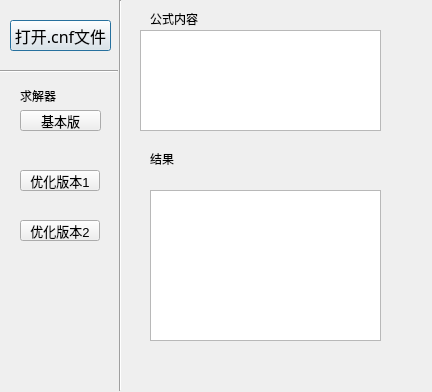
<?xml version="1.0" encoding="UTF-8"?>
<ui version="4.0">
 <class>cnf_solver</class>
 <widget class="QDialog" name="cnf_solver">
  <property name="geometry">
   <rect>
    <x>0</x>
    <y>0</y>
    <width>432</width>
    <height>392</height>
   </rect>
  </property>
  <property name="minimumSize">
   <size>
    <width>400</width>
    <height>300</height>
   </size>
  </property>
  <property name="windowTitle">
   <string>Dialog</string>
  </property>
  <widget class="QPushButton" name="pushBtn_opencnf">
   <property name="geometry">
    <rect>
     <x>10</x>
     <y>20</y>
     <width>101</width>
     <height>31</height>
    </rect>
   </property>
   <property name="font">
    <font>
     <family>Adobe Arabic</family>
     <pointsize>12</pointsize>
    </font>
   </property>
   <property name="text">
    <string>打开.cnf文件</string>
   </property>
  </widget>
  <widget class="QPushButton" name="pushBtn_solver_basic">
   <property name="geometry">
    <rect>
     <x>20</x>
     <y>110</y>
     <width>81</width>
     <height>21</height>
    </rect>
   </property>
   <property name="font">
    <font>
     <family>Adobe Arabic</family>
     <pointsize>10</pointsize>
    </font>
   </property>
   <property name="text">
    <string>基本版</string>
   </property>
  </widget>
  <widget class="Line" name="line">
   <property name="geometry">
    <rect>
     <x>0</x>
     <y>70</y>
     <width>118</width>
     <height>3</height>
    </rect>
   </property>
   <property name="orientation">
    <enum>Qt::Horizontal</enum>
   </property>
  </widget>
  <widget class="Line" name="line_2">
   <property name="geometry">
    <rect>
     <x>110</x>
     <y>0</y>
     <width>20</width>
     <height>391</height>
    </rect>
   </property>
   <property name="sizePolicy">
    <sizepolicy hsizetype="Fixed" vsizetype="Expanding">
     <horstretch>0</horstretch>
     <verstretch>0</verstretch>
    </sizepolicy>
   </property>
   <property name="orientation">
    <enum>Qt::Vertical</enum>
   </property>
  </widget>
  <widget class="QLabel" name="label">
   <property name="geometry">
    <rect>
     <x>20</x>
     <y>80</y>
     <width>51</width>
     <height>31</height>
    </rect>
   </property>
   <property name="font">
    <font>
     <pointsize>9</pointsize>
    </font>
   </property>
   <property name="text">
    <string>求解器</string>
   </property>
  </widget>
  <widget class="QPushButton" name="pushBtn_solver_v1">
   <property name="geometry">
    <rect>
     <x>20</x>
     <y>170</y>
     <width>80</width>
     <height>21</height>
    </rect>
   </property>
   <property name="font">
    <font>
     <pointsize>10</pointsize>
    </font>
   </property>
   <property name="text">
    <string>优化版本1</string>
   </property>
  </widget>
  <widget class="QPushButton" name="pushButton_2">
   <property name="geometry">
    <rect>
     <x>20</x>
     <y>220</y>
     <width>80</width>
     <height>21</height>
    </rect>
   </property>
   <property name="font">
    <font>
     <pointsize>10</pointsize>
    </font>
   </property>
   <property name="text">
    <string>优化版本2</string>
   </property>
  </widget>
  <widget class="QTextBrowser" name="cnfBrowser">
   <property name="geometry">
    <rect>
     <x>140</x>
     <y>30</y>
     <width>241</width>
     <height>101</height>
    </rect>
   </property>
  </widget>
  <widget class="QLabel" name="label_2">
   <property name="geometry">
    <rect>
     <x>150</x>
     <y>10</y>
     <width>81</width>
     <height>18</height>
    </rect>
   </property>
   <property name="font">
    <font>
     <pointsize>9</pointsize>
    </font>
   </property>
   <property name="text">
    <string>公式内容</string>
   </property>
  </widget>
  <widget class="QTextBrowser" name="resultviewer">
   <property name="geometry">
    <rect>
     <x>150</x>
     <y>190</y>
     <width>231</width>
     <height>151</height>
    </rect>
   </property>
  </widget>
  <widget class="QLabel" name="label_3">
   <property name="geometry">
    <rect>
     <x>150</x>
     <y>150</y>
     <width>81</width>
     <height>18</height>
    </rect>
   </property>
   <property name="font">
    <font>
     <pointsize>9</pointsize>
    </font>
   </property>
   <property name="text">
    <string>结果</string>
   </property>
  </widget>
 </widget>
 <resources/>
 <connections/>
</ui>
